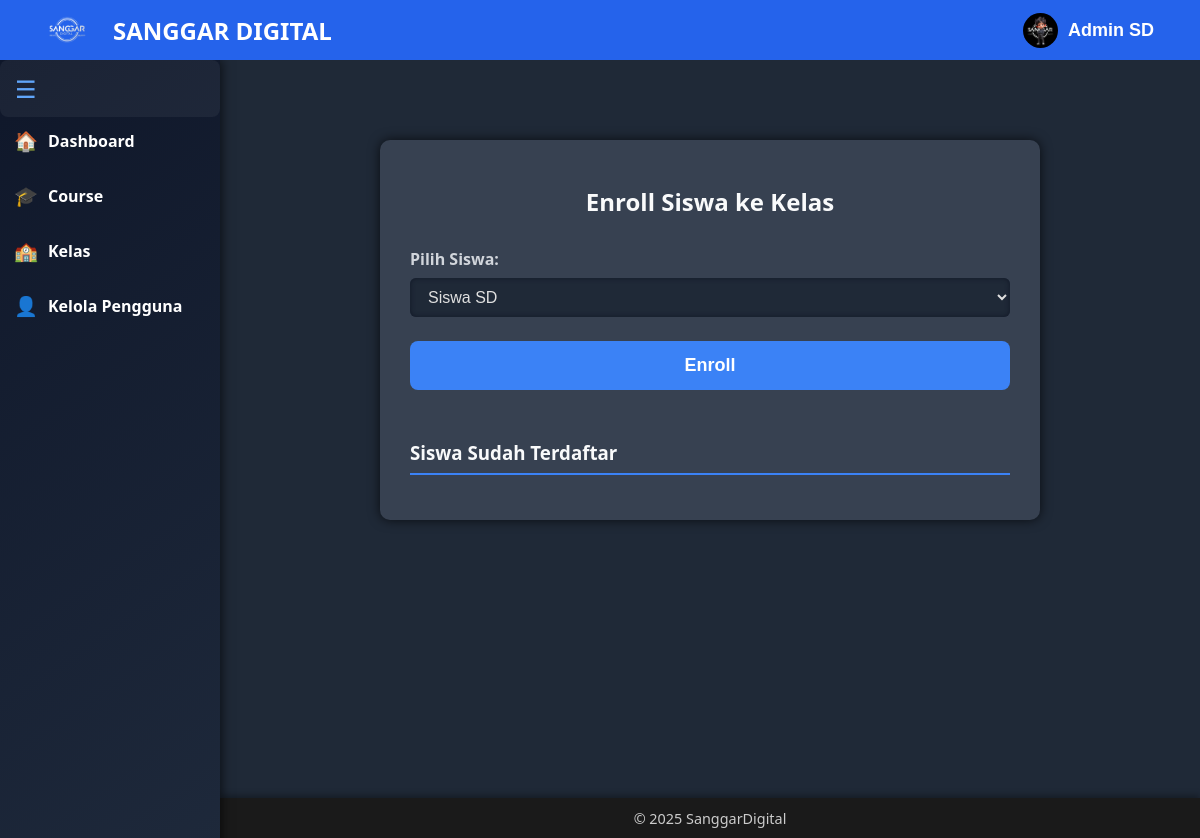
Page /kelas/admin_kelas_enroll.php (signed in) on the committed database.
### tables this page shows
CREATE TABLE `users` (
  `id` int(11) NOT NULL,
  `name` varchar(100) DEFAULT NULL,
  `email` varchar(100) DEFAULT NULL,
  `password` varchar(255) DEFAULT NULL,
  `role` enum('admin','guru','siswa') DEFAULT 'siswa',
  `created_at` timestamp NOT NULL DEFAULT current_timestamp(),
  `photo` varchar(255) DEFAULT NULL
);

### kelas/admin_kelas_enroll.php (the view, shortened to what this page needs)
<?php
include __DIR__ . '/../partials/navbaradmin.php';
include __DIR__ . '/../partials/sidebaradmin.php';
include '../config/db.php';
$siswa = mysqli_query($conn, "SELECT * FROM users WHERE role='siswa'");
?>3
<link rel="stylesheet" href="admin_kelas_enroll.css" />
<div class="main-content">
  <div class="container">
    <h2>Enroll Siswa ke Kelas</h2>
    <form action="admin_kelas_enroll_proses.php" method="POST">
      <label for="user_id">Pilih Siswa:</label>
      <select id="user_id" name="user_id" required>
        <?php while ($s = mysqli_fetch_assoc($siswa)) { ?>
          <option value="<?= htmlspecialchars($s['id']) ?>"><?= htmlspecialchars($s['name']) ?></option>
        <?php } ?>
      </select>
      <button type="submit">Enroll</button>
    </form>
    <h3>Siswa Sudah Terdaftar</h3>
  </div>
</div>
<?php
include __DIR__ . '/../partials/footer.php';
?>

### partials/navbaradmin.php (shortened to what this page needs)
<?php
require_once '../config/db.php';
if (!isset($_SESSION['user_id'])) {
    $username = 'Admin';
    $photo = 'assets/profile.jpg';
} else {
    $user_id = $_SESSION['user_id'];
    $query = $conn->prepare("SELECT name, photo FROM users WHERE id = ?");
    $query->bind_param("i", $user_id);
    $query->execute();
    $result = $query->get_result();
    if ($result && $result->num_rows > 0) {
        $user = $result->fetch_assoc();
        $username = htmlspecialchars($user['name']);
        $photo = !empty($user['photo']) ? $user['photo'] : 'assets/profile.jpg';
    } else {
        $username = 'Admin';
        $photo = 'assets/profile.jpg';
    }
}
?>
<nav style="
  background-color: #2563eb;
  padding: 1rem 2rem;
  color: white;
  font-family: 'Segoe UI', Tahoma, Geneva, Verdana, sans-serif;
  position: fixed;
  top: 0;
  left: 0;
  width: 100%;
  height: 60px;
  display: flex;
  justify-content: space-between;
  align-items: center;
  z-index: 1000;
  box-sizing: border-box;
">
  <div style="display: flex; align-items: center; gap: 10px;">
    <img src="../logo.png" alt="Logo" style="height: 40px; object-fit: contain;">
    <div style="font-weight: 700; font-size: 1.5rem;">
      SANGGAR DIGITAL
    </div>
  </div>
  <div style="display: flex; align-items: center; position: relative;">
    <button id="profileToggle" style="
        background: none;
        border: none;
        color: white;
        cursor: pointer;
        display: flex;
        align-items: center;
    ">
      <img src="/sanggardigital/<?= htmlspecialchars($photo) ?>" alt="Profile"
        style="width:35px; height:35px; border-radius:50%; margin-right:10px; object-fit: cover;">
      <span style="font-weight:600; user-select:none;"><?= $username ?></span>
    </button>
  </div>
</nav>

### kelas/admin_kelas_enroll.css (style rules this page uses)
.main-content { margin-left: 220px; padding-top: 70px; min-height: 100vh; box-sizing: border-box; }
.container { max-width: 600px; margin: 40px auto 60px; padding: 25px 30px; background-color: #374151; border-radius: 10px; box-shadow: 0 0 12px rgba(0,0,0,0.7); }
h2 { color: #f9fafb; font-weight: 700; text-align: center; margin-bottom: 30px; }
label { display: block; margin-bottom: 8px; font-weight: 600; color: #d1d5db; }
select { width: 100%; padding: 10px 14px; font-size: 16px; border-radius: 6px; border: none; background-color: #1f2937; color: #e0e0e0; box-shadow: inset 0 0 5px #111827; margin-bottom: 24px; transition: background-color 0.3s ease; }
button { width: 100%; background-color: #3b82f6; border: none; padding: 14px; font-size: 18px; font-weight: 700; border-radius: 8px; color: white; cursor: pointer; transition: background-color 0.3s ease; }
h3 { margin-top: 50px; margin-bottom: 20px; font-weight: 700; color: #f9fafb; border-bottom: 2px solid #3b82f6; padding-bottom: 8px; }

### rows in the picture
users: photo (picture), name "Admin SD"

### other values in the picture
form field user_id "Siswa SD"
